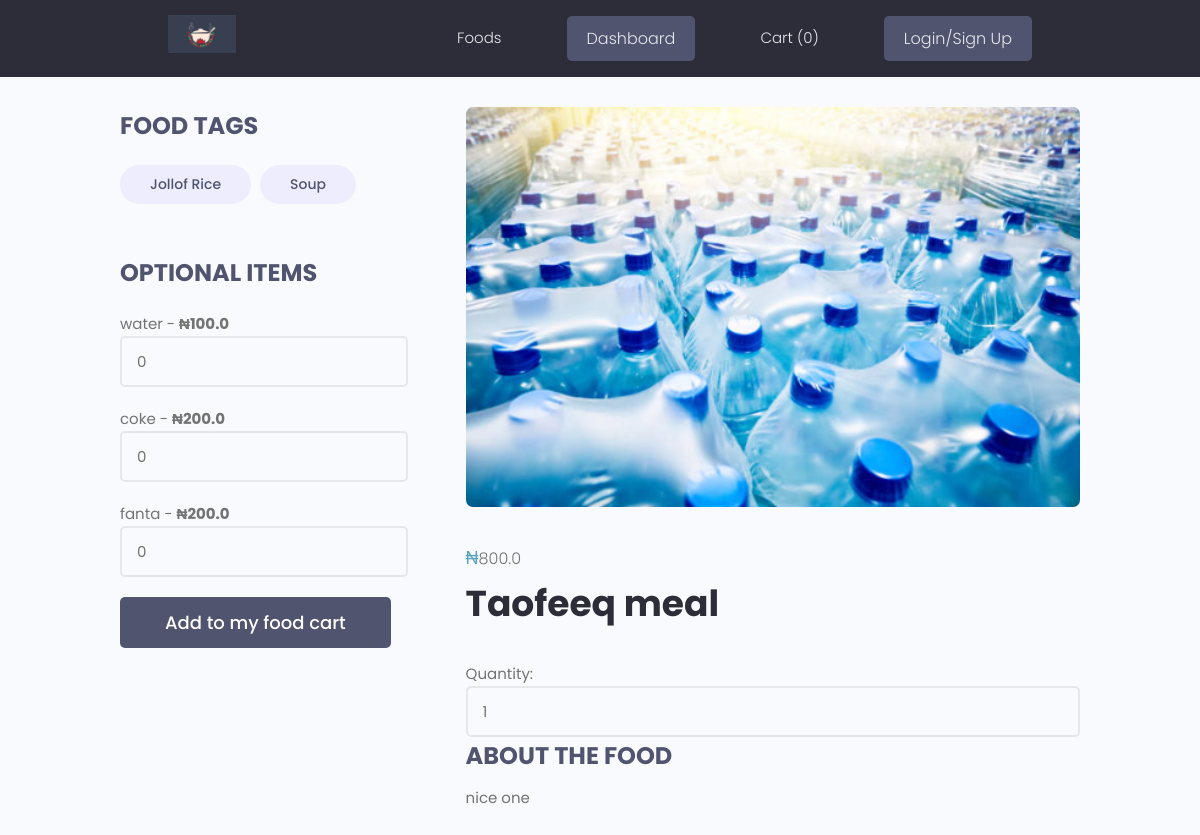
Page /4/ on the committed database.
### Orders/models.py (models this page shows, shortened)
class Tag(models.Model):
    name = models.CharField(max_length=200)
    def __str__(self):
        return self.name

class OptionalItem(models.Model):
    name = models.CharField(max_length=225)
    picture = models.ImageField(upload_to='media', blank=True, null=True)
    price = models.FloatField(default=0.00)

class Food(models.Model):
    name = models.CharField(max_length=225)
    description = models.TextField()
    tags = models.ManyToManyField(Tag)
    price = models.FloatField(default=0.00)
    optional_items = models.ManyToManyField('OptionalItem', related_name='foods')
    picture = models.ImageField(upload_to='media')
    is_active = models.BooleanField(default=True)
    objects = models.Manager()
    active_objects = IsActiveManager()

### Orders/views.py (the view)
# urls.py: path('<int:pk>/', views.detail_view, name='food_detail'),
def detail_view(request, pk):
    if request.method == 'POST':
        food = Food.objects.get(id=pk)
        food_quantity = int(request.POST.get('quantity'))
        optional_items = []
        optional_item_quantities = []
        for key, value in request.POST.items():
            if key.startswith('optional_item_'):
                optional_item_id = key.split('_')[-1]
                optional_item = OptionalItem.objects.get(id=optional_item_id)
                optional_items.append(optional_item)
                optional_item_quantities.append(int(value))
        if request.user.is_authenticated:
            ordered_food = OrderedFood.objects.create(
                user=request.user.customer,
                food=food,
                food_quantity=food_quantity
            )
        else:
            ordered_food = OrderedFood.objects.create(
                session_id=unauthenticated_user_session_id(request),
                food=food,
                food_quantity=food_quantity
            )
        for item, quantity in zip(optional_items, optional_item_quantities):
            ordered_optional_item = OrderedOptionalItem.objects.create(
                ordered_food=ordered_food,
                optional_item=item,
                quantity=quantity
            )
        if request.user.is_authenticated:
            selected_cart = FoodCart.objects.filter(user=request.user.customer, is_checked_out=False).first()
            if selected_cart is not None:
                existing_ordered_food = selected_cart.ordered_food.filter(food=ordered_food.food).first()
                if existing_ordered_food is not None:
                    existing_ordered_food.food_quantity += ordered_food.food_quantity
                    existing_ordered_optional_items = existing_ordered_food.get_ordered_optional_items()
                    for ordered_optional_item in ordered_food.get_ordered_optional_items():
                        existing_optional_item = existing_ordered_optional_items.filter(
                            optional_item=ordered_optional_item.optional_item).first()
                        if existing_optional_item is not None:
                            existing_optional_item.quantity += ordered_optional_item.quantity
                            existing_optional_item.save()
                        else:
                            existing_ordered_food.optional_items.add(ordered_optional_item.optional_item,
                                                                     through_defaults={
                                                                         'quantity': ordered_optional_item.quantity})
                    existing_ordered_food.save()
                    messages.success(request, f'{ordered_food} successfully added to your cart')
                    return redirect('cart')
                selected_cart.ordered_food.add(ordered_food)
                messages.success(request, f'{ordered_food} successfully added')
                return redirect('cart')
            new_cart = FoodCart.objects.create(user=request.user.customer)
            new_cart.ordered_food.add(ordered_food)
            new_cart.save()
            messages.success(request, f'{ordered_food} successfully added to your cart')
            return redirect('cart')
        else:
            selected_cart = FoodCart.objects.filter(session_id=unauthenticated_user_session_id(request),
                                                    is_checked_out=False).first()
            if selected_cart is not None:
                existing_ordered_food = selected_cart.ordered_food.filter(food=ordered_food.food).first()
                if existing_ordered_food is not None:
                    existing_ordered_food.food_quantity += ordered_food.food_quantity
                    existing_ordered_optional_items = existing_ordered_food.get_ordered_optional_items()
                    for ordered_optional_item in ordered_food.get_ordered_optional_items():
                        existing_optional_item = existing_ordered_optional_items.filter(
                            optional_item=ordered_optional_item.optional_item).first()
                        if existing_optional_item is not None:
                            existing_optional_item.quantity += ordered_optional_item.quantity
                            existing_optional_item.save()
                        else:
                            existing_ordered_food.optional_items.add(ordered_optional_item.optional_item,
                                                                     through_defaults={
                                                                         'quantity': ordered_optional_item.quantity})
                    existing_ordered_food.save()
                    messages.success(request, f'{ordered_food} successfully added to your cart')
                else:
                    selected_cart.ordered_food.add(ordered_food)
                    messages.success(request, f'{ordered_food} successfully added')
            else:
                new_cart = FoodCart.objects.create(session_id=unauthenticated_user_session_id(request))
                new_cart.ordered_food.add(ordered_food)
                new_cart.save()
                messages.success(request, f'{ordered_food} successfully added to your cart')
            return redirect('cart')
    else:
        food = Food.objects.get(id=pk)
        optional_items = OptionalItem.objects.filter(foods=food)
        return render(request, 'orders/single-food.html', {'single_food': food, 'optional_items': optional_items})

### Orders/context_processors.py (called while the page is built)
def food_cart_items_count(request):
    cart_total = 0
    if request.user.is_authenticated:
        selected_cart = FoodCart.objects.filter(user=request.user.customer, is_checked_out=False).first()
        if selected_cart is not None:
            cart_total = selected_cart.ordered_food.count()
    else:
        selected_cart = FoodCart.objects.filter(session_id=unauthenticated_user_session_id(request),
                                                is_checked_out=False).first()
        if selected_cart is not None:
            cart_total = selected_cart.ordered_food.count()
    return {"cart_total": cart_total}

### Orders/session.py (called while the page is built)
def unauthenticated_user_session_id(request):
    session_id = request.session.get('unauthenticated_user_session_id')
    if not session_id:
        session_id = request.session.create()
        request.session['unauthenticated_user_session_id'] = session_id
    return session_id

### Orders/templates/orders/single-food.html (shortened to what this page needs)
<!DOCTYPE html>
<html lang="en">
<head>
</head>
<body>
{% extends 'main.html' %}
{% load static %}
{% block content %}
<form method="post">
 <main class="singleProject my-md" >
    <div class="container">
      <div class="layout">
        <div class="column column--1of3">
          <h3 class="singleProject__subtitle">Food Tags</h3>
          <div class="singleProject__toolStack">
              {% for tag in single_food.tags.all %}
            <span class="tag tag--pill tag--sub tag--lg">
              <small>{{tag}}</small>
            </span>
              {% endfor %}
          </div>
          <h3 class="singleProject__subtitle">Optional items</h3>
{% for optional_item in single_food.optional_items.all %}
<div>
  <div style="margin-top: 20px;">
    <label for="optional_item_{{ optional_item.pk }}">{{ optional_item.name }} - <b>&#8358;{{ optional_item.price }}</b></label>
    <input class="input input--text" type="number" name="optional_item_{{ optional_item.pk }}" min="0" value="0" />
  </div>
</div>
{% endfor %}
          <div style="margin-top: 20px;">
            <input type="submit" class="btn btn--sub btn--lg" value="Add to my food cart">
          </div>
        </div>
        <div class="column column--2of3">
          <img class="singleProject__preview" src="{{ single_food.picture.url }}" alt="portfolio thumbnail" />
          <a href="" class="singleProject__developer">&#8358;<span id="base_price">{{ single_food.price }}</span></a>
          <h2 class="singleProject__title">{{ single_food.name }}</h2>
          <div style="margin-top: 20px;">
            <label for="quantity">Quantity:</label>
            <input class="input input--text" type="number" name="quantity" min="1" value="1">
          </div>
          <h3 class="singleProject__subtitle">About the Food</h3>
          <div class="singleProject__info">{{ single_food.description }}</div>
        </div>
      </div>
    </div>
  </main>
</form>
{% endblock content %}

### static/styles/app.css (style rules this page uses)
:root { --color-sub: #2d2d39; }
.btn--sub { background-color: var(--color-sub-light); }
img { width: 100%; }
.singleProject .column--1of3 { order: 2; }
@media screen and (min-width: 1081px) { .singleProject .column--1of3 { order: 1; } }
@media screen and (min-width: 1081px) { .singleProject .column--2of3 { order: 2; } }
.singleProject__toolStack { margin-top: 2rem; margin-bottom: 4rem; }
.singleProject__preview { height: 50vh; object-fit: cover; object-position: top center; margin-bottom: 3rem; border-radius: 0.7rem; }
.singleProject__developer { font-size: 1.8rem; font-weight: 500; }
.singleProject__title { font-size: 3.6rem; font-weight: 700; color: var(--color-sub); margin-bottom: 3rem; }
.singleProject__subtitle { text-transform: uppercase; font-size: 2.4rem; font-weight: 700; color: var(--color-sub-light); margin-bottom: 1rem; }

### static/uikit/styles/modules/_variables.css (style rules this page uses)
:root { --color-main: #5aa5b9; --color-main-light: #e6faff; --color-sub: #3f4156; --color-sub-light: #51546e; --color-sub-lighter: #ededfd; --color-text: #737373; --color-gray: #8b8b8b; --color-light: #e5e7eb; --color-light-gray: #767676; --color-bg: #f8fafd; --color-white: #fffefd; --color-white-light: #f3f3f3; --color-success: #359e64; --color-success-bg: #def8e8; --color-error: #fc4b0b; --color-error-bg: #fff2ee; --font-base: 'Poppins', arial, helvetica, 'Segoe UI', roboto, ubuntu, sans-serif; --font-monospace: 'Fira Code', 'Courier New', courier, monospace; --font-regular: 300; --font-medium: 500; --font-bold: 700; --generic-shadow: 1px 1px 5px #00000010; --generic-transition: all 0.3s ease-in-out; }

### static/uikit/styles/modules/_base.css (style rules this page uses)
* { margin: 0; padding: 0; box-sizing: border-box; text-rendering: optimizeLegibility; color: inherit; font-size: inherit; }
html { font-size: 50%; }
@media only screen and (min-width: 480px) { html { font-size: 56.25%; } }
@media only screen and (min-width: 1200px) { html { font-size: 62.5%; } }
body { line-height: 1.6; font-weight: 400; font-size: 1.5rem; color: var(--color-text); background-color: var(--color-bg); min-height: 100vh; }

### static/uikit/styles/modules/_typography.css (style rules this page uses)
* { font-family: var(--font-base); }
h2 { font-size: 3.6rem; font-weight: var(--font-bold); }
h3 { font-size: 3.2rem; font-weight: var(--font-medium); }
p, span, strong { font-size: 1.6rem; color: var(--color-text); font-weight: var(--font-regular); }
a { padding-bottom: 2px; text-decoration: none; display: inline-block; color: var(--color-main); font-weight: var(--font-medium); }

### static/uikit/styles/modules/_utilities.css (style rules this page uses)
.container { width: 92%; max-width: 165rem; margin: 0 auto; box-sizing: border-box; }
@media screen and (min-width: 1000px) { .container { width: 90%; } }
@media screen and (min-width: 1200px) { .container { width: 80%; } }
.my-md { margin: 3rem auto; }

### static/uikit/styles/modules/_button.css (style rules this page uses)
.btn { display: inline-block; position: relative; cursor: pointer; background-color: var(--color-light); font-weight: var(--font-medium); color: var(--color-sub); text-decoration: none; padding: 1rem 2rem; border-radius: 0.5rem; border: none; width: -webkit-fit-content; width: -moz-fit-content; width: fit-content; height: -webkit-fit-content; height: -moz-fit-content; height: fit-content; font-size: 1.6rem; outline-width: 0; outline-color: transparent; -webkit-backface-visibility: hidden; backface-visibility: hidden; transition: all 0.3s ease-in-out; }
.btn--sub { background-color: var(--color-sub); color: var(--color-white); }
.btn--lg { font-size: 1.8rem; padding: 1.2rem 4.5rem; }

### static/uikit/styles/modules/_form.css (style rules this page uses)
input.input[type='text'], input.input[type='email'], input.input[type='password'], input.input[type='number'], textarea.input { min-width: 24rem; width: 100%; padding: 1.2rem 1.5rem; border-radius: 0.5rem; border: 2px solid var(--color-light); transition: all 0.3s ease-in-out; background-color: var(--color-bg); }

### static/uikit/styles/modules/_tag.css (style rules this page uses)
.tag { display: inline-flex; align-items: center; background-color: var(--color-sub); height: -webkit-fit-content; height: -moz-fit-content; height: fit-content; width: -webkit-fit-content; width: -moz-fit-content; width: fit-content; border-radius: 0.5rem; padding: 0.5rem 1.5rem; font-size: 1.2rem; cursor: pointer; }
.tag:not(:last-child) { margin-right: 0.25rem; margin-bottom: 0.75rem; }
.tag > small { color: var(--color-white); }
.tag--pill { border-radius: 5rem; }
.tag--sub, .tag--sub > small { background: var(--color-sub-lighter); color: var(--color-sub-light); font-weight: 500; }
.tag--lg { padding: 0.8rem 3rem; font-size: 1.4rem; }
.tag--lg:not(:last-child) { margin-right: 0.5rem; margin-bottom: 1rem; }

### rows in the picture
Tag: name "Jollof Rice"
Tag: name "Soup"
OptionalItem: name "water", price "100.0"
OptionalItem: name "coke", price "200.0"
OptionalItem: name "fanta", price "200.0"
Food: picture (picture), price "800.0", name "Taofeeq meal", description "nice one"

### other values in the picture
{{ cart_total }} "0"
